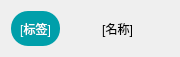
<?xml version="1.0" encoding="UTF-8"?>
<ui version="4.0">
 <class>coreListWidget</class>
 <widget class="CardWidget" name="coreListWidget">
  <property name="geometry">
   <rect>
    <x>0</x>
    <y>0</y>
    <width>180</width>
    <height>57</height>
   </rect>
  </property>
  <property name="sizePolicy">
   <sizepolicy hsizetype="Fixed" vsizetype="Fixed">
    <horstretch>0</horstretch>
    <verstretch>0</verstretch>
   </sizepolicy>
  </property>
  <property name="minimumSize">
   <size>
    <width>180</width>
    <height>57</height>
   </size>
  </property>
  <property name="maximumSize">
   <size>
    <width>180</width>
    <height>57</height>
   </size>
  </property>
  <property name="windowTitle">
   <string/>
  </property>
  <property name="styleSheet">
   <string notr="true"/>
  </property>
  <layout class="QHBoxLayout" name="horizontalLayout">
   <item>
    <widget class="QWidget" name="coreTagWidget" native="true">
     <property name="sizePolicy">
      <sizepolicy hsizetype="Fixed" vsizetype="Fixed">
       <horstretch>0</horstretch>
       <verstretch>0</verstretch>
      </sizepolicy>
     </property>
     <property name="minimumSize">
      <size>
       <width>0</width>
       <height>35</height>
      </size>
     </property>
     <property name="maximumSize">
      <size>
       <width>16777215</width>
       <height>35</height>
      </size>
     </property>
     <property name="styleSheet">
      <string notr="true">QWidget {
    color: white;
    background-color: #009faa;
	border-radius: 17px;
}</string>
     </property>
     <layout class="QGridLayout" name="gridLayout">
      <item row="0" column="0">
       <widget class="BodyLabel" name="coreTag">
        <property name="text">
         <string>[标签]</string>
        </property>
        <property name="alignment">
         <set>Qt::AlignCenter</set>
        </property>
       </widget>
      </item>
     </layout>
    </widget>
   </item>
   <item>
    <widget class="BodyLabel" name="coreName">
     <property name="sizePolicy">
      <sizepolicy hsizetype="Expanding" vsizetype="Expanding">
       <horstretch>0</horstretch>
       <verstretch>0</verstretch>
      </sizepolicy>
     </property>
     <property name="text">
      <string>[名称]</string>
     </property>
     <property name="alignment">
      <set>Qt::AlignCenter</set>
     </property>
    </widget>
   </item>
  </layout>
 </widget>
 <customwidgets>
  <customwidget>
   <class>CardWidget</class>
   <extends>QFrame</extends>
   <header>qfluentwidgets</header>
   <container>1</container>
  </customwidget>
  <customwidget>
   <class>BodyLabel</class>
   <extends>QLabel</extends>
   <header>qfluentwidgets</header>
  </customwidget>
 </customwidgets>
 <resources/>
 <connections/>
</ui>
